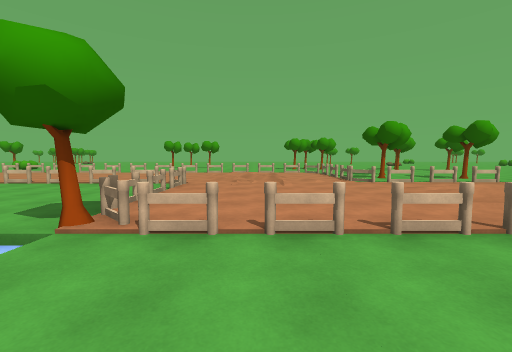
[1] (above)

21 first-person views from a walk through a Unity game level. The camera is 1.5 m above the floor, tilts 4° down and sees 90° across. The floor is counted in squares, 2 m on a side. Each view is taken from the middle of a square. On the plan, view 1 faces up. The plan holds only what a view shows up to about 9 squares ahead; the rest is blank. The place goes on beyond the plan. The player character is not drawn. Some surface patterns are stand-ins.

[2]
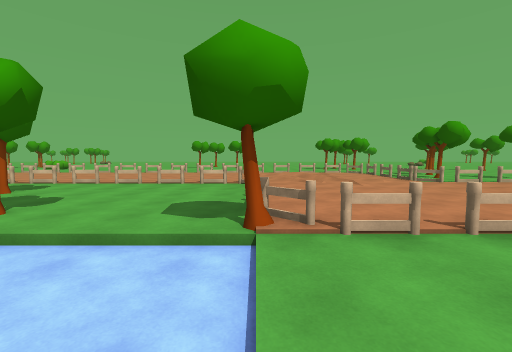

[3]
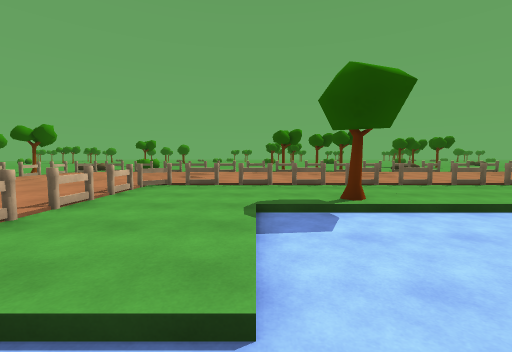

[4]
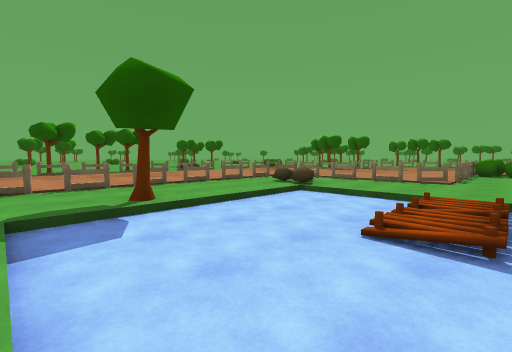

[5]
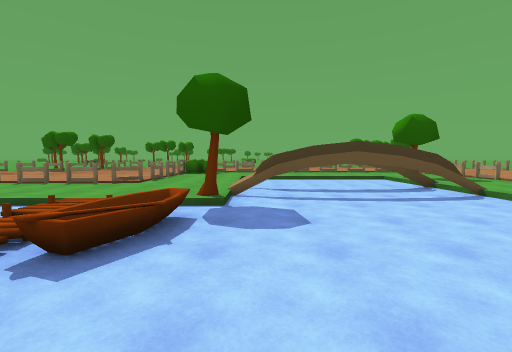

[6]
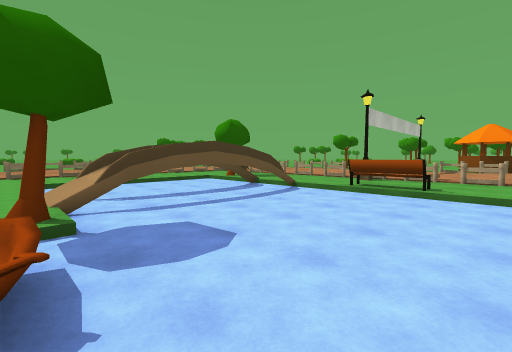

[7]
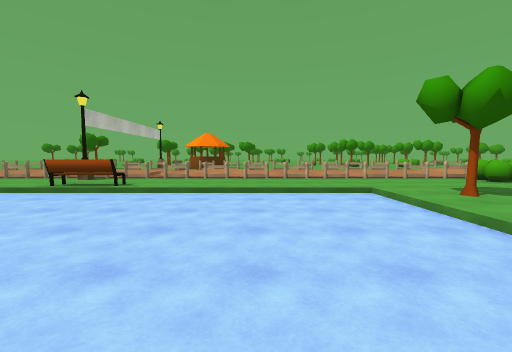

[8]
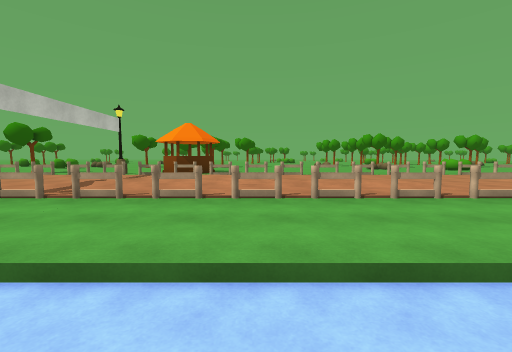

[9]
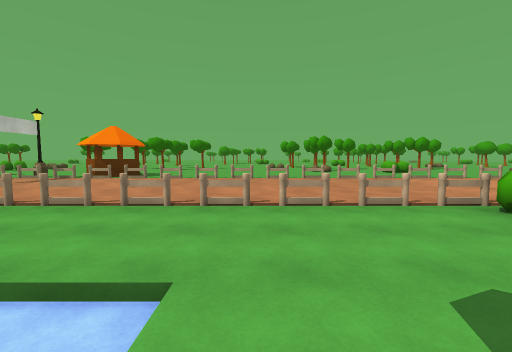

[10]
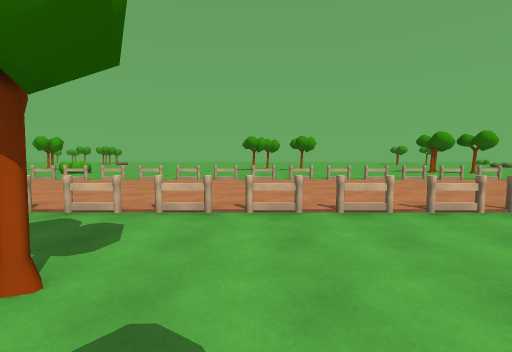

[11]
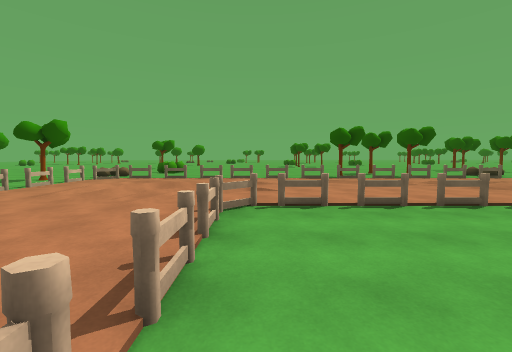

[12]
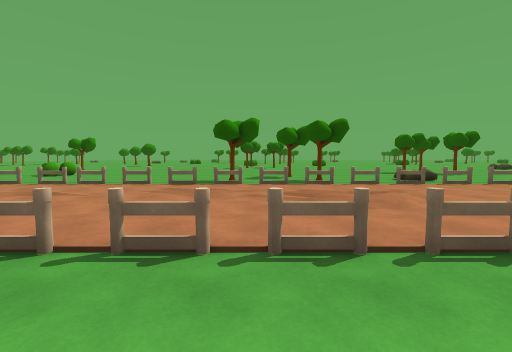

[13]
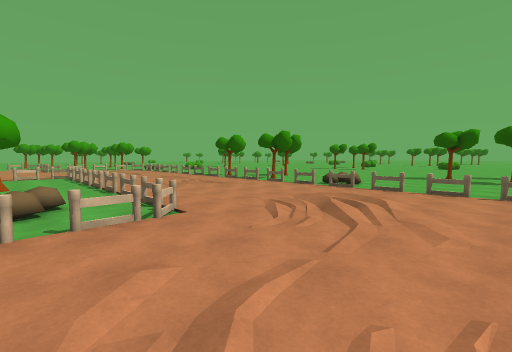

[14]
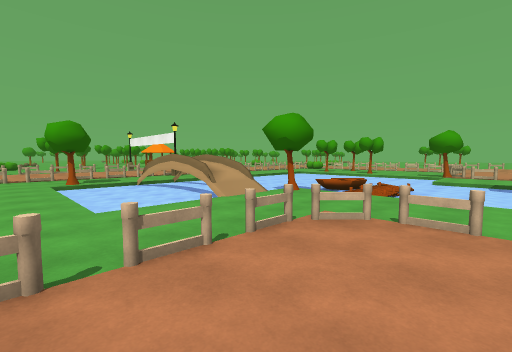

[15]
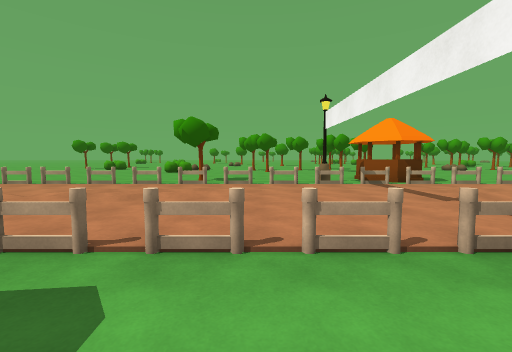

[16]
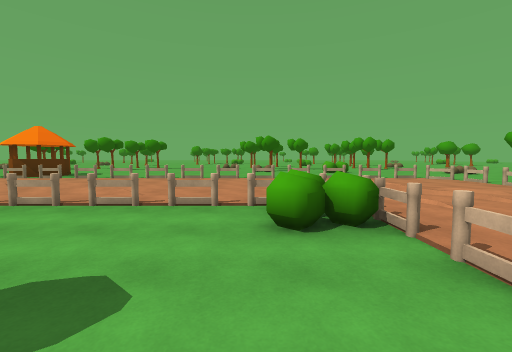

[17]
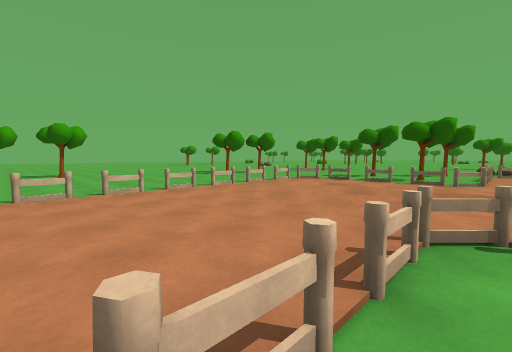

[18]
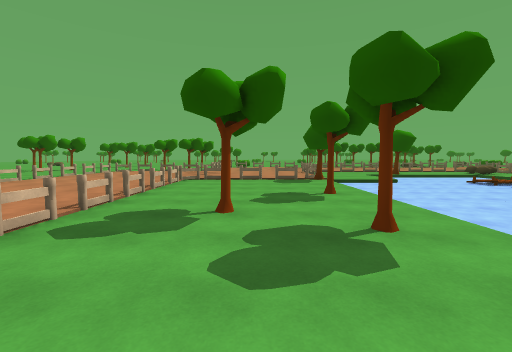

[19]
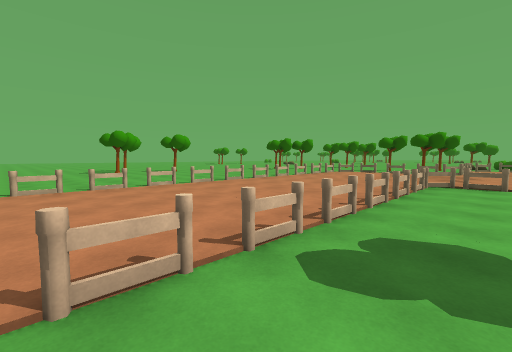

[20]
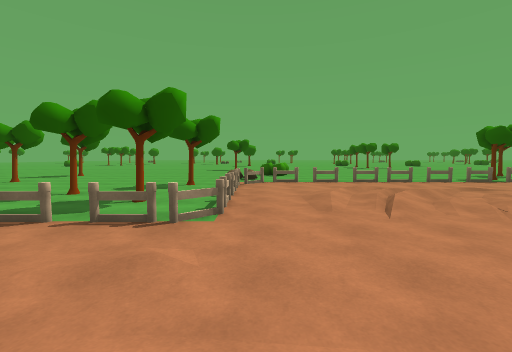

[21]
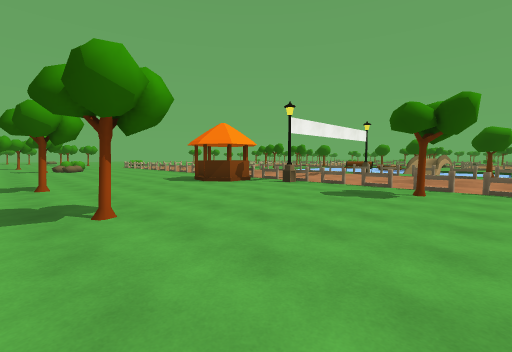

### Floor plan
Key: @ floor where view 1 was taken; # wall or solid block; x gap in a wall; . main floor; : floor 0.25 m higher than the main floor; - floor 0.25 m lower than the main floor; / step, stairs or slope; = window, fence, low wall or low ledge; T tree; R rock; B bush; E bench; L lamp; O other object.
Columns run from 24 left of view 1 to 12 right of it. Each row starts with its distance up from view 1.
 16               .... .....         O
 15               ...........       T.
 14               ............     ...
 13         =.===xxxx=xxxx=xxx=   ....
 12        ==..................=  ....
 11        x...............//..=.T....
 10        =...//..........///.x......
  9        x ///...........:/..xT..T..
  8        x ///..=xx=xxxx=/./:=xxx=#
  7        x../.#B........=../......=O.
  6        x....#B........x.....//..=..
  5        =....=....T....x.....///.x..
  4        x....x...T.....=.....///.x..
  3        x..//x.....T...Txxxx=//::x..
  2        x../.x..-------/....x../.x..
  1 ..   ..x../.x..-------/....x....x..
  0 ...  ..=./:.=..-------//@..=../.=..
 -1 .... ..x///.x..----------T.x..:.=T.
 -2 .....#=x///.x..----------..x..:.x..
 -3 .T...###.//.x..-----O//--..x.::.x..
 -4 .......x../.x.E-----O//--..x.::.=T.
 -5 .......L....L..-----T////R.=..:.=..
 -6 .T.....x....x../////.....R.x....x..
 -7 .......x....x../////...=.===....=O.
 -8 .......x./..x..-----..==....///.x..
 -9 ......T=./..x.T-----..x.....///.x...
-10 .......=.//.=../////..=.///://..=....
-11      ..x.// x........OB.///.....x....

Positions as (right, up) in squares from view 1, and headings:
1: (0, 0), facing up
2: (-2, 0), facing up
3: (-3, 0), facing right
4: (-3, 0), facing down-right
5: (-5, -1), facing down
6: (-4, -2), facing down-left
7: (-4, 0), facing left
8: (-8, 0), facing left
9: (-8, 3), facing left
10: (-6, 4), facing up
11: (-1, 2), facing right
12: (1, -2), facing right
13: (1, -11), facing up-right
14: (0, -11), facing up-left
15: (-10, -7), facing left
16: (-8, 6), facing left
17: (-5, 7), facing up-right
18: (-11, 5), facing right
19: (-10, 6), facing up-right
20: (0, 7), facing right
21: (-24, -10), facing up-right
